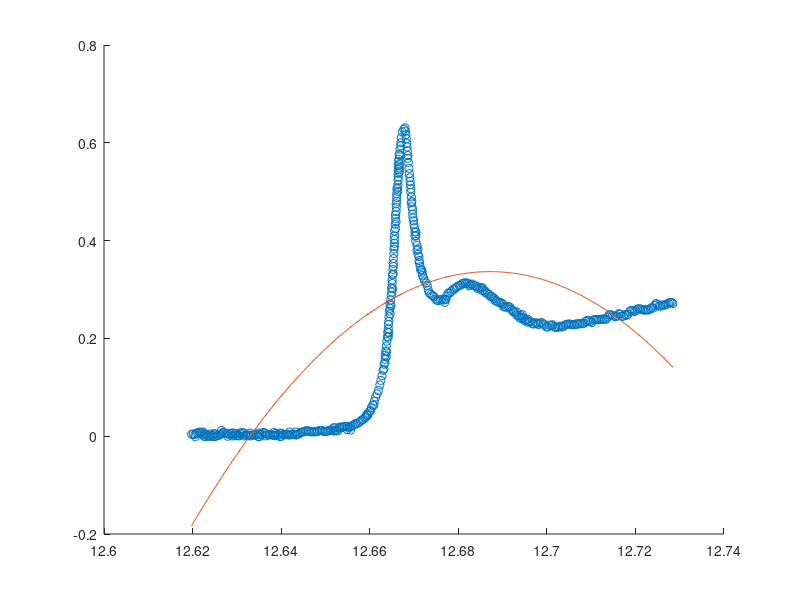

MATLAB code to generate this figure:
x = csvread('SeO4.csv');
coluna1 = x(:,1);
coluna2 = x(:,2);
% plot(coluna1, coluna2, "m")


function w = pesos(x, c, sigma)
  
  % t = abs(x - c)/sigma;
  % psi = exp(-(t.^2));
  % w = psi;

  w = exp(-((abs(x-c)/sigma).^2));

end

function a  = mmqp(x, y, w, k)
  n = length(x);
  W = diag(w);
  X = vander(x);
  X = X(:, n - k : n);

  a = ((X' * W * X) \ (X' * W * y));
end

c = 12.66;
sigma = 0.05;
k = 2;

aprox = mmqp(coluna1,coluna2,pesos(coluna1, c, sigma), k);

% f = polyval(aprox, coluna1);

n = length(coluna1);
X = vander(coluna1);
X = X(:, n - 2 : n);

f = X*aprox;

aprox

hold 
plot(coluna1, coluna2, "o");
plot(coluna1, f, '-');
